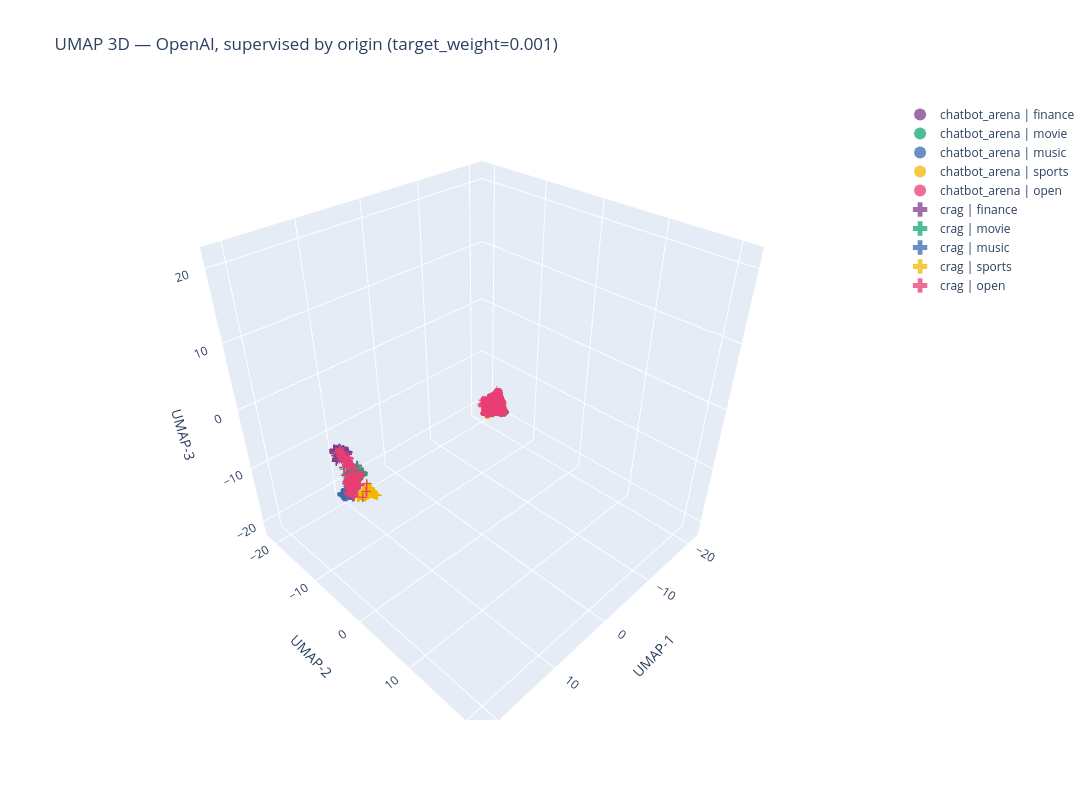

Notebook code for this chart:
### Markdown cell above
### 2c. OpenAI — supervised by origin (crag=0, chat=1), target_weight=0.001

### Code cell
df_openai_sup_origin = run_umap(frames['crag_openai'], frames['chat_openai'], 'open_ai_embeddings', target_weight=0.001, y_col='origin', label='openai sup origin')
fig_openai_sup_origin = plot_umap_3d(df_openai_sup_origin, 'UMAP 3D — OpenAI, supervised by origin (target_weight=0.001)')
fig_openai_sup_origin.show()

### Figure 1 — Plotly figure (JSON) as saved in the notebook; plotly's stock layout.template omitted (floating-point values rounded to 4 significant figures; data arrays with more than 128 entries replaced by an {"elided": "..."} marker saying what was removed)
{"data": [{"hoverinfo": "text+name", "hovertext": {"elided": "156 str values"}, "marker": {"color": "rgb(127, 60, 141)", "line": {"width": 0}, "opacity": 0.75, "size": 3, "symbol": "circle"}, "mode": "markers", "name": "chatbot_arena | finance", "type": "scatter3d", "x": {"elided": "156 float values"}, "y": {"elided": "156 float values"}, "z": {"elided": "156 float values"}}, {"hoverinfo": "text+name", "hovertext": ["Write a horror screenplay about the Fall of the Gerblin Empire", "Hello, can you recommend me 5 sci-fi movies from 1970-2020, with an IMDB score of at least 6.8 and not from USA", "Write a premise for a Star Trek: The Next Generation episode. It must be unique and original.", "create a Blender Python script that generates a 300 frame animation of  1000 10mm diamonds randomly moving accross the s", "Please create a video script in json format explaining what the if statement in Python does and how to use it! The video", "Hello, I want you to write me a script for blender3d to export simple 2d animations to flutter. ", "What is the central theme of Cross Channel", "Hello, can you recommend me 3 interesting techno-thriller movies? Please provide a small summary and tell me it's genre,", "Explain the core conflict in Peter Pan.", "In the film named apocalypse now, colonel kurz speak about the horrors he had seen,  invoking some atrocities with child", "Summary the plot of Gladiator in [1, 2, 4, 8, 16, 32] words.", "Please explain this phrase: \"The vague disquietude which prevailed among the spectators\"", "de qué va la película Winnie the Pooh  Blood & Honey?", "Question: Who lived longer, Muhammad Ali or Alan Turing?\n    \n    Are follow up questions needed here: Yes.\n    Follow u", "Write a summary for a comedy starring Robin Williams and Charles Grodin", "What was Paul Thomas Anderson's first full featured that he directed?", "Explain what makes the movie Akira so good.", "What part of the Atari 2600 was responsible for the beeps and boops", "can you please write a short poem, in the style of Master Yoda, outlining the plot of Return of the Jedi", "What were dates and targets for Jimmy Stewart's 20 WW2 bomber missions.", "Please take a look at the following message:\n\n\"I really enjoy working on videos like this, but I think I could have made", "Hello can you recommend me 5 Thai movies?", "Give me the synopsis of the Star Trek TNG episode Darmok.", "fait moi un résumer de la saison 9 de blacklist", "what are some movie suggestions about horror or thriller movies that take place in isolated areas like an arctic base, u", "Please write the synopsis to a new episode of MacGyver.", "Evaluate the following movie reviews on a scale of 1 to 5, with 1 being very negative, 3 being neutral, and 5 being very", "I want you to act as a lunatic. The lunatic's sentences are meaningless. The words used by lunatic are completely arbitr", "Příběh: Dášenka a její sestra Ilona se doma v ložnici boxují a zkouší, kdo první omráčí tu druhou do bezvědomí. Obě mají", "write a plot for a dharr man video titled \"band of space pirates attempt to rob a single police officer, what happens ne", "Give some movie recommendations to get women in the mood for sex", "who composed the soundtrack of interstellar? how old he is?", "Hello, I am writing a book about a group of detectives and I need your help. \n\nI'm thinking about after a string of crim", "Write a script for a YouTube video starring a 12 year-old boy called Theo. The video will be called \"My swimwear review:", "In which year was the 25 April", "Read the following story and answer the multiple-choice question. Think step-by-step. Provide the answer first, and then", "What are the rules of long form improv comedy?", "Describe a fictional universe set in an alternative technological timeline. Loosely mirrored after Star Wars and blade r", "hello can you recommend me dystopian movies and give me their IMDB note?", "Classify the sentiment in every sentence to Positive or Negative. Don't answer 'Neutral'. No need for you to explain. Do", "Summary the plot of Interstellar in [1, 2, 4, 8, 16, 32] words. ", "short film script for spiderman vs superman", "hello, which version of Invasion of the Body Snatchers is better?", "Name films like the video game Kenshi", "Explain attention in llms", "Summarize the visual things that set Wes Anderson movies apart from others.", "The flutter Image.network widget has a `frameBuilder` named parameter. It specifies four parameters: `context`, `child`,", "In Austin Powers, when Dr Evil asks for a ransom of one million dollars, why is this funny?", "Write a cypher query that Gives all movies starting with the letter A a score of 5", "What happent at the end of interstellar. Describe last scene of the movie.", "Write a story for a movie that this premises :\" the president of the USA is the air on on and helicopter than a small ai", "Can you tell me about Aksak Maboul?", "What is a TV show I'd like if I enjoyed Crashing ", "Who is the director of he movie Poet of the Wastes?", "how many characters were there in your response?\n\n", "can you recommend me 5 sci-fi movies not made by USA", "What was the name of the movie that started with the line \"Klythos, I'm bored. What plaything can you offer me today?\"", "WHAT WAS MKULTRA", "what is the name of this movie with the guy who is doing sergery but his med dont work and he can see everything but not", "tell me what happen on may 22 2005", "Can you write a movie scene where a women is performing strip tease but make text artistic and beautiful rather than jus", "Optimize this code for a balance of compactness and performance \"using System.Collections;\nusing UnityEngine.Events;\nusi", "What movie or tv show should I watch tonight? I like Justified, Star Trek, Firefly, Scrubs, etc. Feel free to ask me wha"], "marker": {"color": "rgb(17, 165, 121)", "line": {"width": 0}, "opacity": 0.75, "size": 3, "symbol": "circle"}, "mode": "markers", "name": "chatbot_arena | movie", "type": "scatter3d", "x": [-1.885, -1.969, -1.941, -0.3751, -0.3518, -0.1829, -1.163, -1.929, -1.767, -1.484, -2.151, -1.594, -1.827, -1.353, -1.919, -1.951, -1.933, -0.8573, -2.138, 19.8, -0.8281, -1.915, -2.011, -1.937, -1.993, -1.967, -1.941, -1.405, -1.546, -1.982, -1.757, -2.076, -1.857, -0.6949, -0.7726, -1.41, -1.449, -1.885, -1.976, -1.962, -2.116, -1.888, -2.14, -1.92, -0.3423, -1.964, -0.1583, -1.966, -1.09, -2.082, -1.895, -1.229, -1.905, 19.33, -0.8113, -1.991, -1.551, -1.204, -1.131, -0.8848, -1.539, -0.4231, -1.931], "y": [1.627, 2.298, 1.764, 2.137, 2.173, 2.001, 2.025, 2.206, 1.678, 1.24, 1.572, 1.518, 1.83, 1.097, 1.73, 2.201, 2.218, 1.68, 1.434, -1.715, 1.77, 2.308, 1.807, 1.928, 2.339, 1.788, 2.152, 1.584, 1.643, 1.665, 2.171, 1.814, 1.715, 1.758, 0.473, 0.8347, 1.814, 1.983, 2.286, 2.039, 1.71, 1.737, 2.176, 2.481, 2.694, 2.205, 1.863, 0.3213, 0.7466, 1.821, 1.606, 1.857, 2.378, -1.61, 1.577, 2.321, 2.025, 2.01, 1.321, 0.6074, 1.836, 1.995, 2.33], "z": [-0.4046, -0.1947, -0.2705, 3.215, 3.051, 2.818, 0.6749, -0.2463, 0.02498, -0.05176, -0.3759, 0.7388, -0.1515, 1.448, -0.2802, -0.5422, -0.3, 2.566, -0.3483, -0.4393, 0.5093, -0.2461, -0.3169, -0.2116, -0.1867, -0.3267, -0.1878, 0.001749, -0.5736, -0.325, -0.3545, -0.3793, -0.1523, 0.384, -0.1473, 1.516, 0.1144, -0.1094, -0.2028, -0.3028, -0.3592, -0.421, -0.0371, -0.03297, 1.384, -0.4642, 2.581, 0.1157, 1.945, -0.3053, -0.4414, 0.1361, -0.1459, -0.4669, 1.24, -0.1849, -0.3917, 0.1318, 0.3595, -0.1516, -0.4305, 2.547, -0.2196]}, {"hoverinfo": "text+name", "hovertext": ["Write a song about catfish in the style of Bob Dylan.", "WRITE A  love romantic song misintioned but with it's heart in the right place, it pleds for the woman he loves to fall ", "Write a song in the stile of Ed Sheeran called \"Curtains\"", "Help me come up with some names for my experimental jazz funk hip-hop lo-fi band", "Compose 3 verses about IA.", "J'ai besoin d'aide dans la réalisation d'un dossier de demande de subvention pour mon groupe de musique basé en suisse.", "Write the lyrics of the song \"Frère Jacques\".", "Continue this song:", "can you write down baby shark lyrics?", "What does \"rain on me\" mean", "Could you compose a song for me using the raga Tori in Indian Classical music.", "write a joke on pop music", "Why was Scatman not more popular?", "Can you write a python program to write music in Just Intonation?", "These are lyrics to a song I like. Can you translate it into English?\n\nLIGHTNING STRIKES!　今　嵐の中\nTHUNDER (THUNDER!) & FIR", "Washington Is Next! is a cool song by Megadeth.\nCan you give me the lyrics to this song? If you don't know it, it's fine", "Ich würde gern Karaoke singen, aber mein Musikgeschmack ist sehr rockig. Bisher mag ich Toxicity von System of a Down un", "how it is called when an artist mixes two completly different styles?", "오늘은 날씨가 조금 흐린데, 이런 날 들으면 좋은 노래가 있을까?", "Write a rap about the origin of the universe.", "Hello can you give 10 popular songs but hard to remember the name?", "Hello, please describe that song: Journey - Separate Ways (Worlds Apart), based on your respond suggest me 5 similar son", "How is Tina Turner?", "who is the greatest singer of all time?", "The following are 2 comments and their first 4 replies from the comment section of a YouTube music video, please make an", "Run 100 alternative royalty models based on how spotify pays artists. What is the model that gives artist's the most roy", "Explain the circle of fifths", "Write a song relate to the Fermi paradox and how important it is for life to become multiplanetary.\nSome possible topics", "Write a song using music theory principles and rich instrument captions, without relying on drums, electric guitars, or ", "Write a song using music theory principles and rich instrument captions, without relying on drums, electric guitars, or ", "Share arguments for both sides of this debate: Cannibal Corpse is better music for children than The Wiggles.", "\"Waka Waka\", \"Hip's don't lie\" and \"Whenever, Wherever\" are hits from what artist? ", "Écris moi une chanson sur les sysadmin déchus", "Can you please provide 2 verses as part of a rap battle; your topic is how awesome you are at cooking", "write a song to the tune of \"The sound of silence\" but make the song lyrics about loud city noises like car horns and pe", "Generate a JSON list of the members of Metallica:", "Who is the greatest artist alive?", "Can we learn to love again? Give me a reason, a little bit's enough.", "Write a gansta rap song about lizardman chilling in the swamp.", "what is the most common chord progression in music?", "Write a indie alternative song", "Write a song using music theory principles and rich instrument captions, without relying on drums, electric guitars, or ", "Give me a list of tips for mixing a heavy metal song.", "Write song lyrics in the form of ABA, They should be light hearted but not silly. Make it about Making a cake sandwich", "When were midi keyboards invented?", "Write song about Ronald McDonald fighting on US-USSR war", "Lets roleplay. You need to talk, act and behave like Eminem. I would be his favorite fan.\n\nEminem, what are your favorit", "give me 5 popular song in the 90", "Give a list of games like Music Machine\nFormat list next way:\nName - Rating - in which way this game like Music Machine ", "Why do birds sing louder in cities?", "Why is Ludwig van Beethoven not composing new music in 2020?", "Hangar 18 is a cool song by Megadeth.\nCan you give me the lyrics to this song? If you don't know it, it's fine. Please d", "Śpiewać każdy może, czasem lepiej lub"], "marker": {"color": "rgb(57, 105, 172)", "line": {"width": 0}, "opacity": 0.75, "size": 3, "symbol": "circle"}, "mode": "markers", "name": "chatbot_arena | music", "type": "scatter3d", "x": [-2.227, -1.827, -2.229, -2.106, -2.24, -0.009695, -2.253, -2.214, -2.249, -1.903, -2.26, -2.126, -1.143, -0.6318, -2.061, -2.209, -2.198, -1.257, -1.195, -2.211, -2.209, -2.285, -1.157, -1.521, -0.6523, 0.1938, -1.435, -2.209, -2.208, -2.231, -1.858, -2.213, -2.216, -2.15, -2.187, 0.1119, -1.472, -1.58, -2.099, -1.442, -2.173, -2.194, -2.187, -2.237, -0.767, -1.88, -1.228, -2.201, -1.938, -2.055, -0.9672, -2.212, -0.6041], "y": [0.8377, 1.101, 0.8532, 0.8884, 0.9453, 1.444, 0.7931, 0.7759, 0.798, 0.5491, 0.8674, 0.6027, 0.4356, 2.219, 0.7868, 0.7756, 0.7471, 1.674, -0.5006, 0.977, 0.7574, 0.8228, -0.1116, 2.103, 1.806, 2.167, 1.102, 0.9498, 0.8089, 0.8053, 0.6813, 0.6989, 0.7846, 1.083, 0.8148, 1.621, 2.083, 1.145, 0.8873, 0.8338, 0.7788, 0.8322, 0.7865, 0.7957, 1.548, 1.009, 1.73, 0.7262, 2.509, 0.3908, 0.5509, 0.7636, -0.1798], "z": [-0.512, -0.5421, -0.548, -0.5146, -0.4218, 1.138, -0.5304, -0.5529, -0.5694, -0.05576, -0.5601, -0.3463, -0.9587, 3.361, -0.5096, -0.6129, -0.6414, -0.04046, 0.4275, -0.3122, -0.6402, -0.6198, -0.02629, 0.9728, 0.5246, 0.667, 2.52, -0.4958, -0.5723, -0.5822, 0.1098, -0.663, -0.4808, -0.1454, -0.519, 2.125, 0.9092, -0.504, -0.466, 2.123, -0.6074, -0.5918, -0.643, -0.5503, 2.118, -0.5334, -0.3056, -0.6492, -0.04182, 1.364, -0.9133, -0.6171, 0.09955]}, {"hoverinfo": "text+name", "hovertext": ["How to create a good visualization for a leaderboard?", "Read the two tables below regarding \"Figure skating at the Asian Winter Games\", does the information in the tables confl", "What is the best next move?\n\n1. e4 e5 2. Nf3 Nc6 3. Bb5 a6 4. Ba4 Nf6 5. O-O Be7 6. Re1 b5 7. Bb3 d6 8. c3\nO-O 9. h3 Nb8", "is the westham a football club?", "which statistic is a better indicator of defensive value in baseball: total zone rating or defensive efficiency?", "Who got eliminated in CSGO 2023 paris major contenders bracket", "Explain the ELO system to me", "Read the table below regarding 2008 Clásica de San Sebastián and answer the questions as follows step by step.\n\nRank | C", "what would happen if one football match is played without a ball", "Who played in the GDR team in the 1974 Football worldchampionchips and won against the Federal Republic of Germany?", "Comment se remporte une partie d'échecs ?", "Compare La Sportiva Tarantula, Finale and Mythos.", "give me a cheer up words for running athelets", "Who were the main candidates of France's last election, and what were their main points?", "Name 5 Indian left handed batsmen", "What is funny about this joke: \"Johnny comes home after a game and shouts from the door: 'Whoa, dad, I scored two goals ", "Analysiere diese Tabelle mit Wettquoten von zwei Anbietern, Ranko und BWIN:\n\nDatum;Team A;Team B;Wettbewerb;Quote Heimsi", "What is the best way to get better at super smash brothers melee?", "How to describe The Hundred to a cricket fan?", "¿Quién ganó el mundial de Sudáfrica de 2010?", "What is \"St. Louis CITY SC\"?", "who won the 1986 champions league final?", "Mark's basketball team scores 25 2 pointers, 8 3 pointers and 10 free throws.  Their opponents score double the 2 pointe", "Do you think a Mankad is unsportsmanlike?", "I would like to create a 2-3 year plan to accelerate the soccer program that I coach, can you ask the top 5 questions an", "Overwatch 2 Season 4 Overall Ranked Tierlist for one for Progamer one for The Ranks to maximal diamond", "A runner manages to overtake the second placed runner in a race. What is the position in which the first runner is place", "Please turn this into a tweet - man I’m glad the Knicks won last game", "Can you give me suggestions on how to cheat at backgammon without getting caught?", "Read the table below regarding \"AFL Cairns\":\n\nYear | Premiers | Score | Runners Up | Score\n2003 | Centrals Trinity Beach", "What's a good defensive strategy against the Golden State Warriors?", "what is the best strategy to determine when to splitpush as a top laner in league of legends", "how is baseball viewed by europeans?", "Who is better at basketball? Men or Women?", "Pretend you are an expert mathematician. I need your help to analyze a simple two-player game. The two players take turn", "how many F1 world championships do Fernando Alonso and Lewis Hamilton have combined?", "Trying to decide if it is ethical to watch F1. Help?", "a runner manages to overtake the second placed runner in a race. What is the position in which the first runner is place", "Lets play a game. What should we play?", "Quien gano el ultimo mundial de futbol?", "Why do you think Dereck Gee can't manage a stage win?", "Which country has the best shot of winning the next world cup?", "I like to play sharp lines in chess. What would be the best opening repertoire for me as white?", "What are the rules for timeouts in baseball?", "\nIn the Olympic gymnastics competition, the rankings from 1st to 6th place were determined as follows: United States, Ru", "commente un match de foot OM-PSG", "How heavy is a ball?", "Make this better by stating this in your own words: \"Two players, using either white or black stones, take turns placing", "When is the next Minnesota North Stars game?", "as a ML expert, explain to me what Bootstrap of Elo Estimates, with some simple example", "J'ai une énigme.\nIl y a 2 joueurs qui ont une infinité de jetons chacun. Ils doivent remplir le plateau de jeu avec leur", "There are three color balls on the table. One is green, one is blue, and one is red. I closed my eye and picked a ball. ", "In a class of 30 students, 18 students play football, 12 students play basketball, and 6 students play both sports. How ", "Which football team is the best in the world", "Who is the best league of legends champion of all time", "Who is the best athlete of all times?", "who will win the NBA playoffs? ", "Who was the Leafs goaltender in 2021?", "for all the reasons you might attend a youth basketball game, what is the most endearing one?", "Aux echecs, comment se termine une partie ?", "Which famous footballer grew up on a street named israel?", "in what year was the 3 point line added to the NBA?", "Who is better player Kobe or Lebron?"], "marker": {"color": "rgb(242, 183, 1)", "line": {"width": 0}, "opacity": 0.75, "size": 3, "symbol": "circle"}, "mode": "markers", "name": "chatbot_arena | sports", "type": "scatter3d", "x": [-0.4376, 0.2782, -1.679, -0.4487, -1.593, -1.513, -1.411, 0.01341, -1.916, -0.319, -1.64, -1.582, -0.3124, -0.5779, -0.6135, -1.95, 0.308, -1.61, -1.727, -0.382, 0.278, -0.3016, -1.6, -1.387, -0.3526, -1.47, -0.3328, 18.31, -1.644, 0.1852, -1.692, -1.517, -1.705, -1.574, -1.601, 17.36, -0.9592, -0.2276, -1.748, -0.3353, -1.255, -0.3646, -1.663, -1.615, 0.3869, 16.13, -1.871, -1.663, 18.16, -1.203, -1.641, -1.895, -1.657, -0.4003, -1.479, -1.495, 18.03, 0.072, -1.262, -1.687, -0.3447, 18.32, -1.592], "y": [1.883, 0.2603, 2.254, 0.6142, 1.958, 2.494, 2.358, 0.5197, 0.8814, 0.5883, 2.302, 2.159, 0.761, 0.3369, 0.2689, 0.2518, 1.156, 2.291, 1.525, 0.733, 1.428, 0.6421, 1.052, 1.572, 1.413, 2.422, 0.7936, -3.069, 2.314, 0.3945, 2.375, 2.352, 1.518, 1.495, 2.245, -2.311, 1.771, 0.6917, 2.423, 0.725, 1.546, 0.7411, 2.343, 1.563, 0.2148, -2.63, 0.6249, 2.291, -3.146, 2.422, 2.203, 0.6607, 0.7754, 0.7599, 2.241, 2.036, -2.749, 0.7722, 1.63, 2.282, 0.7962, -2.684, 1.785], "z": [1.783, 1.088, 1.564, -0.903, 1.288, 1.52, 1.709, 1.131, 1.424, -0.847, 1.554, 0.2604, 1.042, -0.8676, -0.4949, 0.01549, 1.213, 0.8541, 1.198, -0.8296, 0.5772, -0.8687, 1.606, 0.8597, 1.064, 1.504, 1.233, -5.364, 1.364, 1.121, 0.8694, 0.9491, 1.133, 1.229, 1.624, -4.168, 0.7096, 1.171, 0.1328, -0.8514, 0.882, -0.7912, 1.487, 0.9079, 1.129, -6.251, 1.559, 1.566, -5.472, 1.879, 1.6, 1.719, 1.79, -0.7968, 0.9623, 1.029, -5.061, -0.1631, 0.6681, 1.552, -0.2444, -4.852, 1.127]}, {"hoverinfo": "text+name", "hovertext": {"elided": "2665 str values"}, "marker": {"color": "rgb(231, 63, 116)", "line": {"width": 0}, "opacity": 0.75, "size": 3, "symbol": "circle"}, "mode": "markers", "name": "chatbot_arena | open", "type": "scatter3d", "x": {"elided": "2665 float values"}, "y": {"elided": "2665 float values"}, "z": {"elided": "2665 float values"}}, {"hoverinfo": "text+name", "hovertext": {"elided": "661 str values"}, "marker": {"color": "rgb(127, 60, 141)", "line": {"width": 0}, "opacity": 0.75, "size": 5, "symbol": "cross"}, "mode": "markers", "name": "crag | finance", "type": "scatter3d", "x": {"elided": "661 float values"}, "y": {"elided": "661 float values"}, "z": {"elided": "661 float values"}}, {"hoverinfo": "text+name", "hovertext": {"elided": "610 str values"}, "marker": {"color": "rgb(17, 165, 121)", "line": {"width": 0}, "opacity": 0.75, "size": 5, "symbol": "cross"}, "mode": "markers", "name": "crag | movie", "type": "scatter3d", "x": {"elided": "610 float values"}, "y": {"elided": "610 float values"}, "z": {"elided": "610 float values"}}, {"hoverinfo": "text+name", "hovertext": {"elided": "316 str values"}, "marker": {"color": "rgb(57, 105, 172)", "line": {"width": 0}, "opacity": 0.75, "size": 5, "symbol": "cross"}, "mode": "markers", "name": "crag | music", "type": "scatter3d", "x": {"elided": "316 float values"}, "y": {"elided": "316 float values"}, "z": {"elided": "316 float values"}}, {"hoverinfo": "text+name", "hovertext": {"elided": "519 str values"}, "marker": {"color": "rgb(242, 183, 1)", "line": {"width": 0}, "opacity": 0.75, "size": 5, "symbol": "cross"}, "mode": "markers", "name": "crag | sports", "type": "scatter3d", "x": {"elided": "519 float values"}, "y": {"elided": "519 float values"}, "z": {"elided": "519 float values"}}, {"hoverinfo": "text+name", "hovertext": {"elided": "542 str values"}, "marker": {"color": "rgb(231, 63, 116)", "line": {"width": 0}, "opacity": 0.75, "size": 5, "symbol": "cross"}, "mode": "markers", "name": "crag | open", "type": "scatter3d", "x": {"elided": "542 float values"}, "y": {"elided": "542 float values"}, "z": {"elided": "542 float values"}}], "layout": {"height": 800, "legend": {"groupclick": "toggleitem", "itemsizing": "constant"}, "scene": {"aspectmode": "cube", "xaxis": {"range": [-22.62, 22.62], "title": {"text": "UMAP-1"}, "zeroline": true}, "yaxis": {"range": [-22.62, 22.62], "title": {"text": "UMAP-2"}, "zeroline": true}, "zaxis": {"range": [-22.62, 22.62], "title": {"text": "UMAP-3"}, "zeroline": true}}, "title": {"text": "UMAP 3D — OpenAI, supervised by origin (target_weight=0.001)"}, "width": 1100}}
